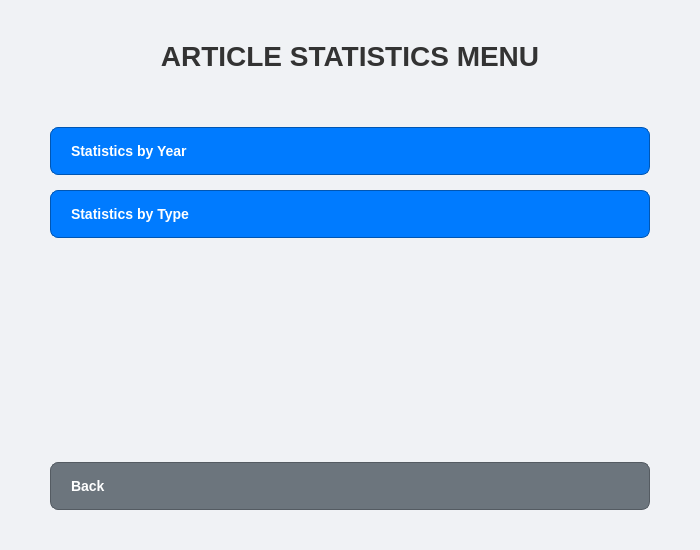
<?xml version="1.0" encoding="UTF-8"?>
<ui version="4.0">
 <class>ArticleStatisticsWidget</class>
 <widget class="QWidget" name="ArticleStatisticsWidget">
  <property name="geometry">
   <rect>
    <x>0</x>
    <y>0</y>
    <width>700</width>
    <height>550</height>
   </rect>
  </property>
  <property name="windowTitle">
   <string>Article Statistics</string>
  </property>
  <property name="styleSheet">
   <string notr="true">/* --- Nền chung --- */
QWidget#ArticleStatisticsWidget {
    background-color: #f0f2f5;
    font-family: Arial, sans-serif;
}
/* --- Tiêu đề --- */
QLabel#titleLabel {
    color: #333333;
    font-size: 28px;
    font-weight: bold;
    padding-bottom: 20px;
}
/* --- Các nút bấm chức năng --- */
QPushButton {
    background-color: #007bff; /* Màu xanh */
    color: white;
    border: 1px solid #0056b3;
    border-radius: 8px;
    padding: 15px 20px;
    font-size: 14px;
    font-weight: 600;
    text-align: left;
    icon-size: 24px 24px;
    qproperty-iconPadding: 10px;
}
QPushButton:hover {
    background-color: #0056b3;
}
/* --- Nút "Back" --- */
QPushButton#backButton {
    background-color: #6c757d; /* Màu xám */
    border-color: #545b62;
}
QPushButton#backButton:hover {
    background-color: #545b62;
}</string>
  </property>
  <layout class="QVBoxLayout" name="verticalLayout">
   <property name="spacing">
    <number>15</number>
   </property>
   <property name="leftMargin">
    <number>50</number>
   </property>
   <property name="topMargin">
    <number>40</number>
   </property>
   <property name="rightMargin">
    <number>50</number>
   </property>
   <property name="bottomMargin">
    <number>40</number>
   </property>
   <item>
    <widget class="QLabel" name="titleLabel">
     <property name="text">
      <string>ARTICLE STATISTICS MENU</string>
     </property>
     <property name="alignment">
      <set>Qt::AlignCenter</set>
     </property>
    </widget>
   </item>
   <item>
    <spacer name="verticalSpacer_Top">
     <property name="orientation">
      <enum>Qt::Vertical</enum>
     </property>
     <property name="sizeType">
      <enum>QSizePolicy::Fixed</enum>
     </property>
     <property name="sizeHint" stdset="0">
      <size>
       <width>20</width>
       <height>20</height>
      </size>
     </property>
    </spacer>
   </item>
   <item>
    <widget class="QPushButton" name="statsByYearButton">
     <property name="text">
      <string>Statistics by Year</string>
     </property>
     <property name="icon">
      <iconset resource="../../resources/icons.qrc">
       <normaloff>:/icons/stats_year.png</normaloff> </iconset>
     </property>
    </widget>
   </item>
   <item>
    <widget class="QPushButton" name="statsByTypeButton">
     <property name="text">
      <string>Statistics by Type</string>
     </property>
     <property name="icon">
      <iconset resource="../../resources/icons.qrc">
       <normaloff>:/icons/stats_type.png</normaloff> </iconset>
     </property>
    </widget>
   </item>
   <item>
    <spacer name="verticalSpacer_Bottom">
     <property name="orientation">
      <enum>Qt::Vertical</enum>
     </property>
     <property name="sizeHint" stdset="0">
      <size>
       <width>20</width>
       <height>40</height>
      </size>
     </property>
    </spacer>
   </item>
   <item>
    <widget class="QPushButton" name="backButton">
     <property name="text">
      <string>Back</string>
     </property>
     <property name="icon">
      <iconset resource="../../resources/icons.qrc">
       <normaloff>:/icons/back.png</normaloff> </iconset>
     </property>
    </widget>
   </item>
  </layout>
 </widget>
 <resources>
  <include location="../../resources/icons.qrc"/>
 </resources>
 <connections/>
</ui>
